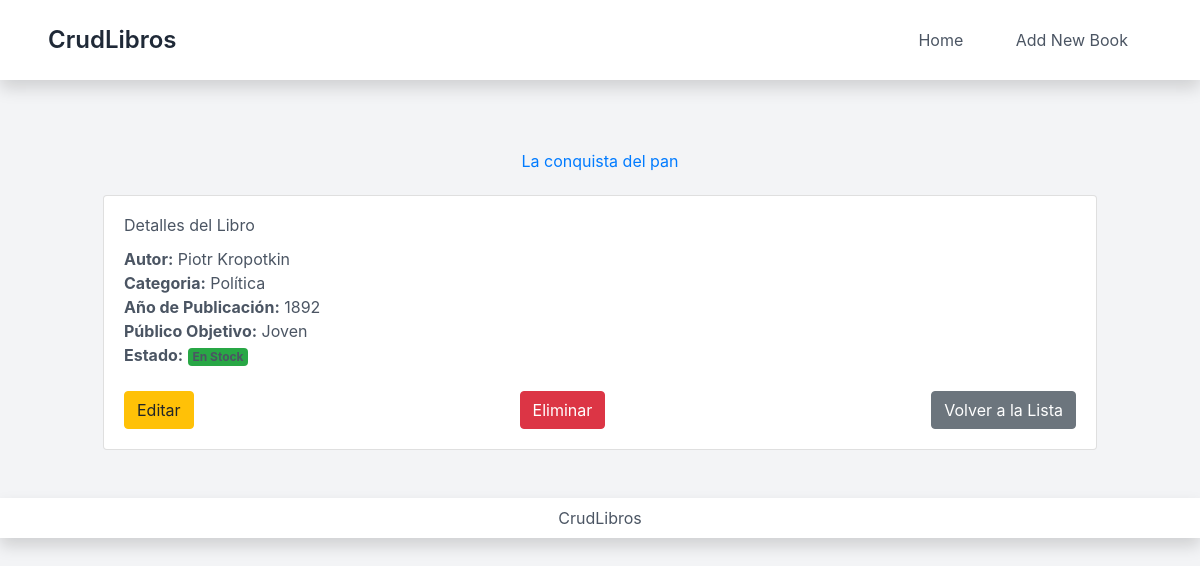
Page /book/11/ on the committed database.
### books/models.py (models this page shows, shortened)
class Book(models.Model):
    title = models.CharField(max_length=200)
    author = models.CharField(max_length=100)
    published_year = models.PositiveIntegerField()
    in_stock = models.BooleanField(default=True)
    CATEGORIES_CHOICES = [
        ('Novela', 'Novela'),
        ('Ciencia Ficción', 'Ciencia Ficción'),
        ('Política', 'Política'),
        ('Historia', 'Historia'),
        ('Comic', 'Comic'),
    ]
    categories = models.CharField(max_length=50, choices=CATEGORIES_CHOICES, blank=True)
    TARGET_AUDIENCE_CHOICES = [
        ('Adulto', 'Adulto'),
        ('Joven', 'Joven'),
        ('Niño', 'Niño'),
        ('Universitario', 'Universitario'),
    ]
    target_audience = models.CharField(max_length=50, choices=TARGET_AUDIENCE_CHOICES, blank=True)

### books/views.py (the view)
# urls.py: path('book/<int:pk>/', views.book_detail, name='book_detail'),
def book_detail(request, pk):
    book = Book.objects.get(pk=pk)
    return render(request, 'books/book_detail.html', {'book': book})

### books/templates/books/book_detail.html
{% extends 'layout/base.html' %}
{% block content %}
<div class="container mt-5">
    <h2 class="text-center text-primary">{{ book.title }}</h2>
    <div class="card mt-4">
        <div class="card-body">
            <h5 class="card-title">Detalles del Libro</h5>
            <p class="card-text">
                <strong>Autor:</strong> {{ book.author }}<br>
                <strong>Categoria:</strong> {{ book.categories }}<br>
                <strong>Año de Publicación:</strong> {{ book.published_year }}<br>
                <strong>Público Objetivo:</strong> {{ book.target_audience }}<br>
                <strong>Estado:</strong>
                <span class="badge {% if book.in_stock %}bg-success{% else %}bg-danger{% endif %}">
                    {% if book.in_stock %}En Stock{% else %}Sin Stock{% endif %}
                </span>
            </p>
            <div class="d-flex justify-content-between mt-4">
                <a href="{% url 'book_update' book.pk %}" class="btn btn-warning">Editar</a>
                <a href="{% url 'book_delete' book.pk %}" class="btn btn-danger">Eliminar</a>
                <a href="{% url 'book_list' %}" class="btn btn-secondary">Volver a la Lista</a>
            </div>
        </div>
    </div>
</div>
{% endblock %}

### rows in the picture
Book: title "La conquista del pan", author "Piotr Kropotkin", categories "Política", published_year "1892", target_audience "Joven"
